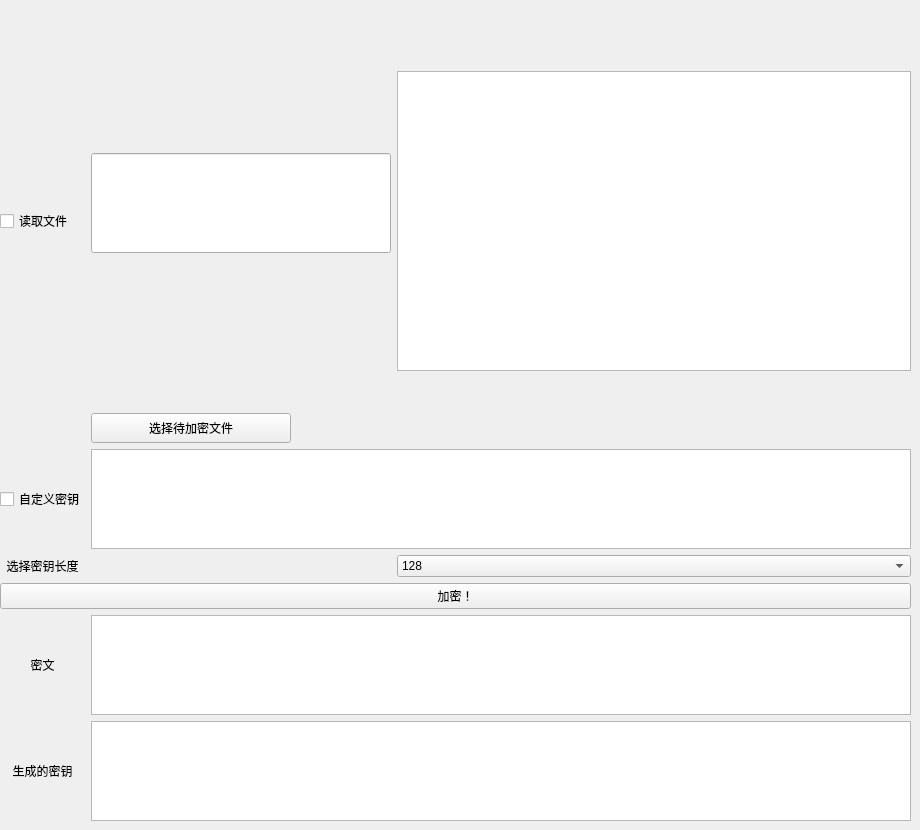
      <widget class="QWidget" name="page_10">
       <widget class="QWidget" name="gridLayoutWidget_2">
        <property name="geometry">
         <rect>
          <x>0</x>
          <y>0</y>
          <width>911</width>
          <height>821</height>
         </rect>
        </property>
        <layout class="QGridLayout" name="gridLayout_4">
         <item row="8" column="0">
          <widget class="QLabel" name="label_10">
           <property name="text">
            <string>生成的密钥</string>
           </property>
           <property name="alignment">
            <set>Qt::AlignCenter</set>
           </property>
          </widget>
         </item>
         <item row="0" column="2" rowspan="3">
          <widget class="QPlainTextEdit" name="plainTextEdit_7">
           <property name="maximumSize">
            <size>
             <width>16777215</width>
             <height>300</height>
            </size>
           </property>
          </widget>
         </item>
         <item row="4" column="1" colspan="2">
          <widget class="QPlainTextEdit" name="plainTextEdit_8">
           <property name="maximumSize">
            <size>
             <width>16777215</width>
             <height>100</height>
            </size>
           </property>
          </widget>
         </item>
         <item row="0" column="1" rowspan="2">
          <widget class="QLineEdit" name="lineEdit_4">
           <property name="maximumSize">
            <size>
             <width>300</width>
             <height>100</height>
            </size>
           </property>
          </widget>
         </item>
         <item row="6" column="0" colspan="3">
          <widget class="QPushButton" name="pushButton_29">
           <property name="text">
            <string>加密！</string>
           </property>
          </widget>
         </item>
         <item row="5" column="0">
          <widget class="QLabel" name="label_11">
           <property name="maximumSize">
            <size>
             <width>300</width>
             <height>16777215</height>
            </size>
           </property>
           <property name="text">
            <string>选择密钥长度</string>
           </property>
           <property name="alignment">
            <set>Qt::AlignCenter</set>
           </property>
          </widget>
         </item>
         <item row="7" column="0">
          <widget class="QLabel" name="label_5">
           <property name="text">
            <string>密文</string>
           </property>
           <property name="alignment">
            <set>Qt::AlignCenter</set>
           </property>
          </widget>
         </item>
         <item row="2" column="1">
          <widget class="QPushButton" name="pushButton_30">
           <property name="maximumSize">
            <size>
             <width>200</width>
             <height>30</height>
            </size>
           </property>
           <property name="layoutDirection">
            <enum>Qt::LeftToRight</enum>
           </property>
           <property name="text">
            <string>选择待加密文件</string>
           </property>
           <property name="checkable">
            <bool>false</bool>
           </property>
          </widget>
         </item>
         <item row="0" column="0" rowspan="3">
          <widget class="QCheckBox" name="checkBox_5">
           <property name="text">
            <string>读取文件</string>
           </property>
          </widget>
         </item>
         <item row="4" column="0">
          <widget class="QCheckBox" name="checkBox_7">
           <property name="maximumSize">
            <size>
             <width>16777215</width>
             <height>100</height>
            </size>
           </property>
           <property name="text">
            <string>自定义密钥</string>
           </property>
          </widget>
         </item>
         <item row="5" column="2">
          <widget class="QComboBox" name="comboBox_4">
           <item>
            <property name="text">
             <string>128</string>
            </property>
           </item>
           <item>
            <property name="text">
             <string>192</string>
            </property>
           </item>
           <item>
            <property name="text">
             <string>256</string>
            </property>
           </item>
          </widget>
         </item>
         <item row="7" column="1" colspan="2">
          <widget class="QTextEdit" name="textEdit_5">
           <property name="maximumSize">
            <size>
             <width>16777215</width>
             <height>100</height>
            </size>
           </property>
          </widget>
         </item>
         <item row="8" column="1" colspan="2">
          <widget class="QTextEdit" name="textEdit_6">
           <property name="maximumSize">
            <size>
             <width>16777215</width>
             <height>100</height>
            </size>
           </property>
          </widget>
         </item>
        </layout>
       </widget>
      </widget>
